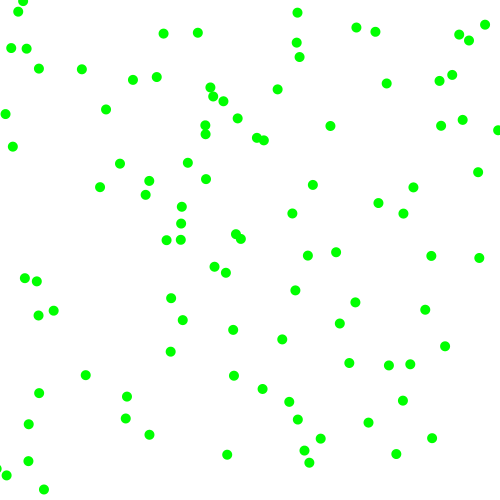
Frame 1 (no input)
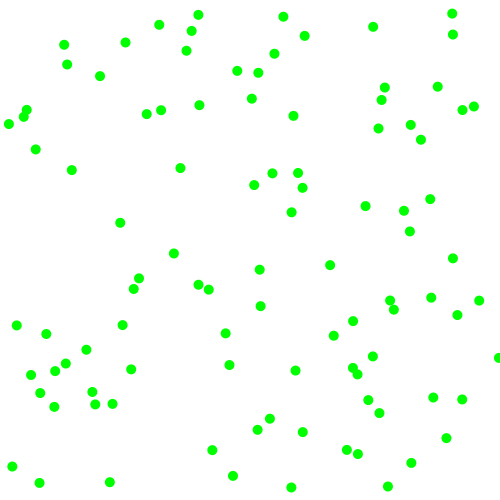
Frame 60 (the mouse pressed at the canvas centre just before this capture)
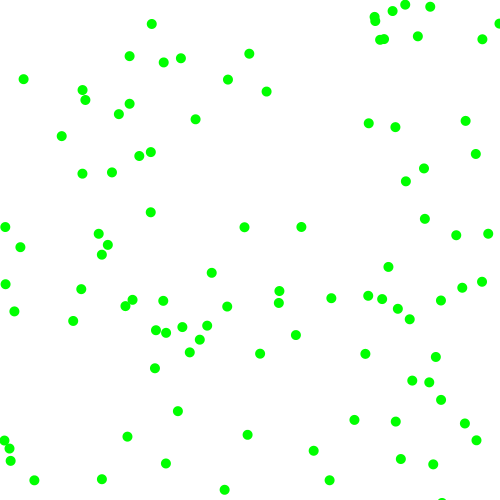
Frame 120 (the mouse held since frame 60 and released just before this capture)

The Processing sketch that drew these frames (run headless with seeded random() and noise(); from frame 60 on, the mouse is pressed at the canvas centre):

// Processing sketch: ArrayForMultipleObjectMovement
// ── ArrayForMultipleObjectMovement.pde
/*
ARRAY for MULTIPLE OBJECT MOVEMENT
 Jeff Thompson
 April 2011
 
 Not the most effective method (especially when the numbers get
 larger, but an easier way to move multiple objects) using arrays. 
 */

int howManyBalls = 100;                          // how many balls to draw
int ballSize = 10;                               // how large are the balls

float [] balls = new float[howManyBalls * 4];    // x4 for x,y, xDirection, yDirection


void setup() {

  size(500,500);
  smooth();
  noStroke();

  // use a for loop to set all balls to random positions and speeds
  // +=4 to step ball by ball (each with 4 values)
  for (int i=0; i<balls.length; i+=4) {    // balls.length returns the # of items in array

    balls[i]    = random(0,width);         // x position
    balls[i+1]  = random(0,height);        // y position

    // simple method for setting x,y speed
    /*
    balls[i+2]  = random(-5,5);            // x speed
    balls[i+3]  = random(-5,5);            // y speed
    */
    
    // alternatively, make speed between -5 and -2, or 2 and 5 (nothing less in either direction)
    // first, generate a value that will make the direction either positive or negative
    int randDirX = int(random(0,2));  // local variable, returns a value of either 0 or 1
    int randDirY = int(random(0,2));  // same for y direction
    
    // uses an if statement to change to -1 or 1 
    if (randDirX == 0) {
      randDirX = -1;
    }
    else { randDirX = 1; }
    if (randDirY == 0) {
      randDirY = -1;
    }
    else { randDirY = 1; }
    
    balls[i+2] = random(2,8) * randDirX;    // multiply by -1/1
    balls[i+3] = random(2,8) * randDirY;    
  }
  
}

void draw() {

  // FILL BACKGROUND ON EACH FRAME
  fill(255);
  rect(0,0, width,height);

  // USE ANOTHER FOR LOOP TO CHECK BALL POSITION, UPDATE POSITION
  fill(0,255,0);
  for (int i=0; i<balls.length; i+=4) {

    // update ball position
    balls[i] += balls[i+2];     // x position + speed x
    balls[i+1] += balls[i+3];   // y position + speed y

    // if the ball has hit the sides of the screen, reverse direction
    if (balls[i] <= 0 || balls[i] >= width) {      // if at right OR left side
      balls[i+2] *= -1;                            // multiply by -1, reversing direction
    }
    if (balls[i+1] <=0 || balls[i+1] >= height) {  // if at top OR bottom
      balls[i+3] *= -1;                            // do the same
    }

    ellipse(balls[i], balls[i+1], ballSize,ballSize);
  }
}
